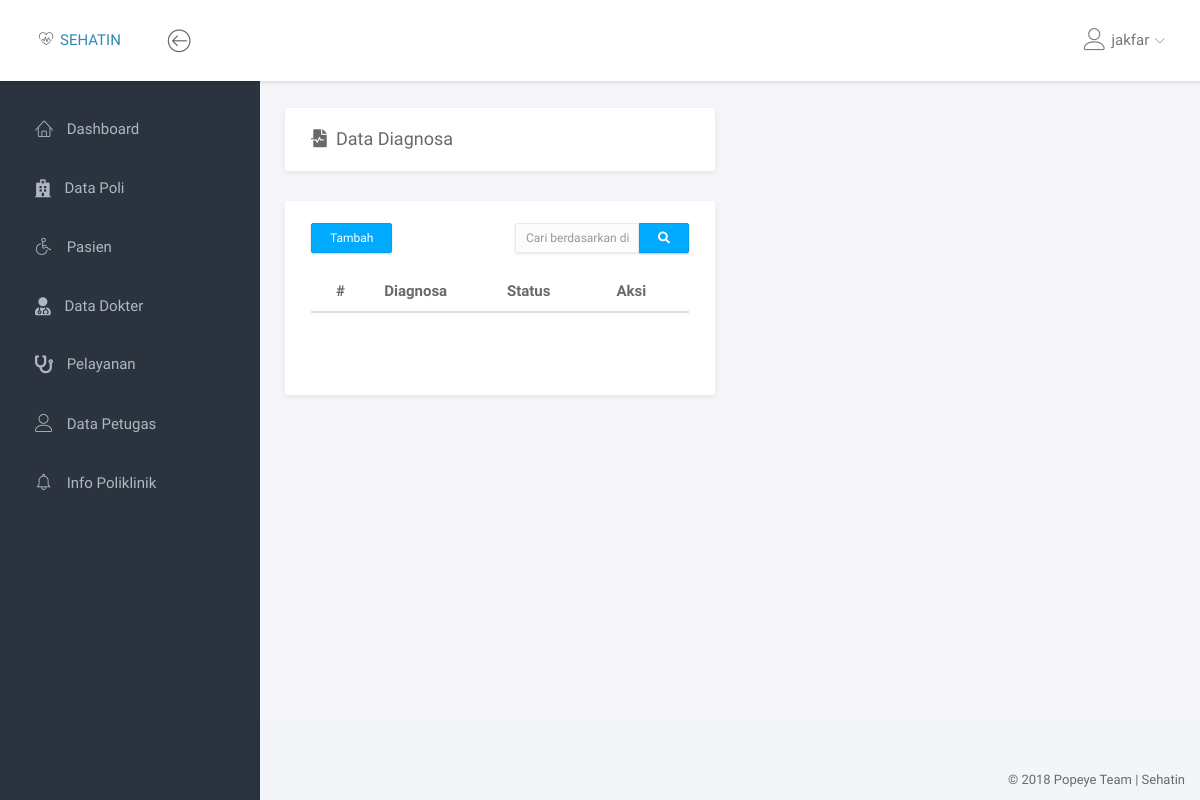
The app's page /diagnosa/data_diagnosa.php (signed in), older data.
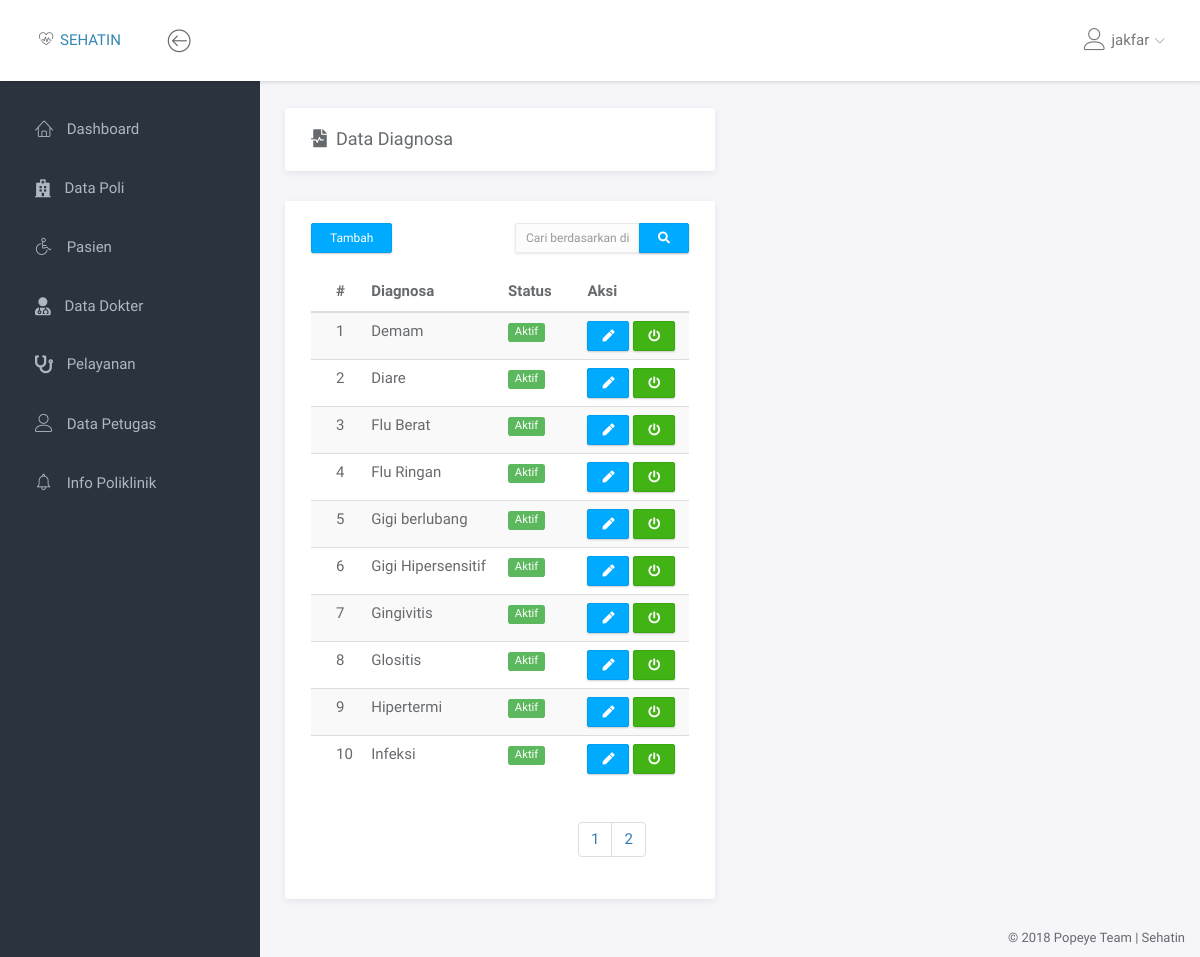
The same page, newer data.
### tables this page shows
CREATE TABLE `diagnosa` (
  `id_diagnosa` tinyint(3) NOT NULL,
  `diagnosa` varchar(30) NOT NULL,
  `status` enum('Aktif','Non Aktif') NOT NULL
);

### diagnosa/data_diagnosa.php (the view, shortened to what this page needs)
<!doctype html>
<html lang="en">
<head>
	<link rel="stylesheet" href="../assets/vendor/bootstrap/css/bootstrap.min.css">
	<link rel="stylesheet" href="../assets/vendor/font-awesome/css/font-awesome.min.css">
	<link rel="stylesheet" href="../assets/vendor/linearicons/style.css">
	<link rel="stylesheet" href="../assets/vendor/chartist/css/chartist-custom.css">
	<link rel="stylesheet" href="../assets/css/main.css">
</head>
<body>
	<div id="wrapper">
		<?php
			include '../dashboard/navbar.php';
			include '../dashboard/left_sidebar.php';
		 ?>
		<div class="main">
			<div class="main-content">
				<div class="container-fluid">
					<div class="row">
						<div class="col-md-6">
							<div class="panel">
								<div class="panel-heading">
									<h3 class="panel-title"><i class="fas fa-file-medical-alt"></i>&ensp;Data Diagnosa</h3>
								</div>
							</div>
						</div>
					</div>
					<div class="row">
						<div class="col-md-6">
							<div class="panel">
								<br>
								<div class="row">
									<div class="col-md-2">
										<a href="tambah_diagnosa.php"><button type="button" class="btn btn-primary btn-sm" style="margin-left: 25px; margin-bottom: 10px;">Tambah</button></a>
									</div>
									 <div class="col-md-4"></div>
									<div class="col-md-6">
										<form action="" method="POST">
											<div class="input-group" style="margin-right: 25px;">
												<input type="text" name="cari" class="form-control input-sm" placeholder="Cari berdasarkan diagnosa ...">
												<span class="input-group-btn"><button type="submit" name="btn_cari" class="btn btn-primary btn-sm"><i class="fa fa-search"></i></button></span>
											</div>
										</form>
									</div>
								</div>
								<div class="panel-body">
									<div class="table-responsive">
										<table class="table table-striped table-hover">
											<thead>
												<tr>
													<th>#</th>
													<th>Diagnosa</th>
													<th>Status</th>
													<th>Aksi</th>
												</tr>
											</thead>
											<tbody>
												<?php
													if (isset($_POST['btn_cari'])) {
														$query = "SELECT * FROM diagnosa WHERE diagnosa LIKE '%$_POST[cari]%' ORDER BY diagnosa ASC";
														$no = 1;
													}
													else{
														$halaman = 10;
														$page = isset($_GET['halaman']) ? (int)$_GET['halaman'] : 1;
														$mulai = ($page > 1) ? ($page * $halaman) - $halaman : 0;
														$jml = mysqli_query($con, "SELECT COUNT(*) AS jml_diagnosa FROM diagnosa");
														$jml_diagnosa = mysqli_fetch_assoc($jml);
														$query = "SELECT * FROM diagnosa ORDER BY diagnosa ASC LIMIT $mulai, $halaman";
														$pages = ceil($jml_diagnosa['jml_diagnosa']/$halaman);
														$no = $mulai + 1;
													}
													$result = mysqli_query($con, $query);
													foreach ($result as $val) {
														$title = $val['status'] == 'Aktif' ? 'Non Aktifkan' : 'Aktifkan';
														$btnclass = $val['status'] == 'Aktif' ? 'btn-success' : 'btn-danger';
														$label = $val['status'] == 'Aktif' ? 'label label-success' : 'label label-danger';
														echo "<tr>
																<td>$no</td>
																<td>$val[diagnosa]</td>
																<td><span class='$label'>$val[status]</span></td>
																<td><a href='edit_diagnosa.php?id_diagnosa=$val[id_diagnosa]' class='btn btn-primary btn-xs' title='Edit'> <i class='fas fa-pen'></i></a> <a onclick = 'return konfirm()' href='status_diagnosa.php?id_diagnosa=$val[id_diagnosa]&status=$val[status]' class='btn $btnclass btn-xs' title='$title'><i class='fa fa-power-off'></i></a></td>
															  </tr>
														";
														$no++;
													}
														?>
											</tbody>
										</table>
									</div>
									<?php if (!isset($_POST['btn_cari'])): ?>
										<div class="col-md-4 col-md-offset-8">
											<ul class="pagination">
												<?php for ($i=1; $i <= $pages ; $i++) { ?>
													<li><a href="?halaman=<?php echo $i ?>" class="<?php echo $i==$_GET['halaman'] ? 'active' : '' ?>" ><?php echo $i; ?></a></li>
												<?php } ?>
											</ul>
										</div>
									<?php endif ?>
								</div>
							</div>
						</div>
					</div>
				</div>
			</div>
		</div>
		<?php include '../dashboard/footer.php'; ?>
	</div>
</body>
</html>

### dashboard/navbar.php (shortened to what this page needs)
<nav class="navbar navbar-default navbar-fixed-top">
	<div class="brand">
		<span class="lnr lnr-heart-pulse"> </span> <a href="dashboard.php">SEHATIN</a>
	</div>
	<div class="container-fluid">
		<div class="navbar-btn">
			<button type="button" class="btn-toggle-fullwidth"><i class="lnr lnr-arrow-left-circle"></i></button>
		</div>
		<div id="navbar-menu">
			<ul class="nav navbar-nav navbar-right">
				<li class="dropdown">
					<a href="#" class="dropdown-toggle" data-toggle="dropdown"><i class="lnr lnr-user"></i> <span> <?php echo $_SESSION['username']; ?> </span> <i class="icon-submenu lnr lnr-chevron-down"></i></a>
				</li>
			</ul>
		</div>
	</div>
</nav>

### dashboard/left_sidebar.php (shortened to what this page needs)
<link rel='stylesheet' href='https://use.fontawesome.com/releases/v5.5.0/css/all.css'>
<?php
	$nav = explode('/', $_SERVER['REQUEST_URI']);
	$nav = $nav[count($nav) - 2];
 ?>
<div id="sidebar-nav" class="sidebar">
	<div class="sidebar-scroll">
		<nav>
			<ul class="nav">
				<?php
					if ($_SESSION['level'] == 'Admin') {?>
						<li><a href="../dashboard/dashboard.php" class="<?php echo ($nav == 'dashboard' ? 'active' : '') ?>"><i class="lnr lnr-home"></i> <span>Dashboard</span></a></li>
						<li><a href="../poli/data_poli.php" class="<?php echo ($nav == "poli" ? 'active' : '') ?>"><i class="fa fa-hospital-o"></i> <span>Data Poli</span></a></li>
						<li><a href="../pasien/data_pasien.php" class="<?php echo ($nav == "pasien" ? 'active' : '') ?>"><i class="lnr lnr-wheelchair"></i> <span>Pasien</span></a></li>
						<li><a href="../dokter/data_dokter.php" class="<?php echo ($nav == "dokter" ? 'active' : '') ?>"><i class="fa fa-user-md"></i> <span>Data Dokter</span></a></li>
						<li><a href="../pelayanan/data_pelayanan.php" class="<?php echo ($nav == "pelayanan" ? 'active' : '') ?>"><i class="fa fa-stethoscope"></i> <span>Pelayanan</span></a></li>
						<li><a href="../petugas/data_petugas.php" class="<?php echo ($nav == "petugas" ? 'active' : '') ?>"><i class="lnr lnr-user"></i> <span>Data Petugas</span></a></li>
						<li><a href="#" class=""><i class="lnr lnr-alarm"></i> <span>Info Poliklinik</span></a></li>
				<?php
					}
 				?>
					</ul>
				</nav>
			</div>
		</div>

### dashboard/footer.php
<footer>
			<div class="container-fluid">
				<p class="copyright">&copy; 2018 Popeye Team | Sehatin</p>
			</div>
</footer>

Row changes from the older to the newer data that the page shows:
added diagnosa: diagnosa "Demam", status "Aktif"
added diagnosa: diagnosa "Diare", status "Aktif"
added diagnosa: diagnosa "Flu Berat", status "Aktif"
added diagnosa: diagnosa "Flu Ringan", status "Aktif"
added diagnosa: diagnosa "Gigi berlubang", status "Aktif"
added diagnosa: diagnosa "Gigi Hipersensitif", status "Aktif"
added diagnosa: diagnosa "Gingivitis", status "Aktif"
added diagnosa: diagnosa "Glositis", status "Aktif"
added diagnosa: diagnosa "Hipertermi", status "Aktif"
added diagnosa: diagnosa "Infeksi", status "Aktif"
Text that changed along with them:
new list line: "1"
new list line: "2"
